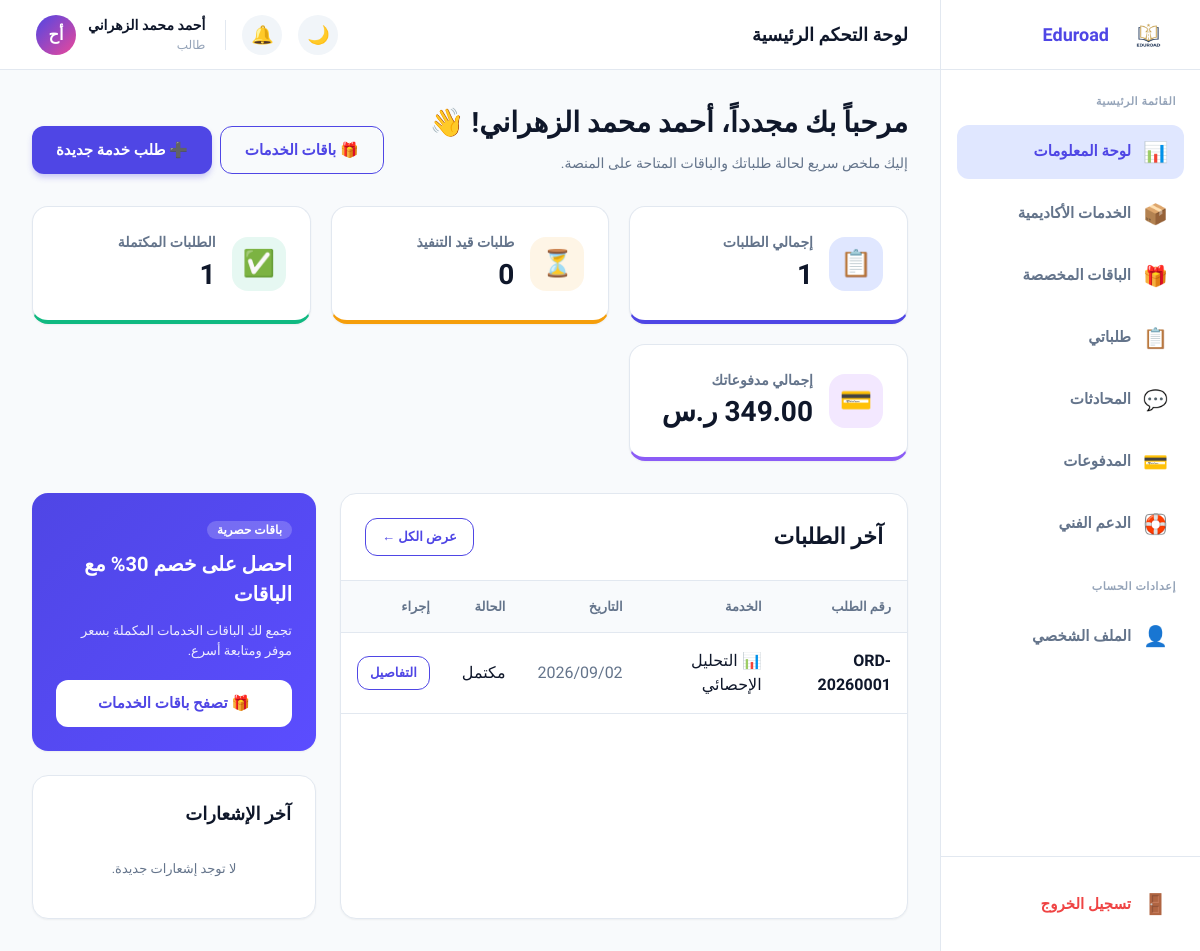
Page /student/student-dashboard.php (signed in) on the committed database.
### tables this page shows
CREATE TABLE IF NOT EXISTS `orders` (
  `id`             INT UNSIGNED NOT NULL AUTO_INCREMENT,
  `order_number`   VARCHAR(20) NOT NULL UNIQUE COMMENT 'e.g. ORD-20260001',
  `student_id`     INT UNSIGNED NOT NULL,
  `academic_id`    INT UNSIGNED DEFAULT NULL COMMENT 'Assigned after acceptance',
  `service_id`     INT UNSIGNED NOT NULL,
  `package_id`     INT UNSIGNED DEFAULT NULL,
  `specialty`      VARCHAR(200) DEFAULT NULL COMMENT 'Specific sub-specialty',
  `academic_level` ENUM('بكالوريوس','ماجستير','دكتوراه') DEFAULT NULL,
  `language`       ENUM('العربية','الإنجليزية') DEFAULT 'العربية',
  `description`    TEXT DEFAULT NULL COMMENT 'Student notes / requirements',
  `deadline`       DATE DEFAULT NULL,
  `amount`         DECIMAL(10,2) NOT NULL DEFAULT 0.00,
  `status`         ENUM('new','accepted','in_progress','revision','completed','cancelled') NOT NULL DEFAULT 'new',
  `admin_notes`    TEXT DEFAULT NULL,
  `created_at`     DATETIME NOT NULL DEFAULT CURRENT_TIMESTAMP,
  `updated_at`     DATETIME NOT NULL DEFAULT CURRENT_TIMESTAMP ON UPDATE CURRENT_TIMESTAMP,
  PRIMARY KEY (`id`),
  UNIQUE KEY `uq_order_number` (`order_number`),
  INDEX `idx_student`  (`student_id`),
  INDEX `idx_academic` (`academic_id`),
  INDEX `idx_status`   (`status`),
  CONSTRAINT `fk_ord_student`  FOREIGN KEY (`student_id`)  REFERENCES `users`(`id`)     ON DELETE RESTRICT,
  CONSTRAINT `fk_ord_academic` FOREIGN KEY (`academic_id`) REFERENCES `academics`(`id`) ON DELETE SET NULL,
  CONSTRAINT `fk_ord_service`  FOREIGN KEY (`service_id`)  REFERENCES `services`(`id`)  ON DELETE RESTRICT,
  CONSTRAINT `fk_ord_package`  FOREIGN KEY (`package_id`)  REFERENCES `packages`(`id`)  ON DELETE SET NULL
);

CREATE TABLE IF NOT EXISTS `services` (
  `id`          INT UNSIGNED NOT NULL AUTO_INCREMENT,
  `name`        VARCHAR(150) NOT NULL,
  `icon`        VARCHAR(10) DEFAULT NULL COMMENT 'Emoji icon',
  `description` TEXT DEFAULT NULL,
  `icon_image`  VARCHAR(255) DEFAULT NULL COMMENT 'Uploaded icon image path',
  `needs_multiple_academics` TINYINT(1) NOT NULL DEFAULT 0 COMMENT 'Service requires more than one academic',
  `price`       DECIMAL(10,2) NOT NULL DEFAULT 0.00 COMMENT 'Service unit price',
  `platform_percent` DECIMAL(5,2) NOT NULL DEFAULT 0.00 COMMENT 'Platform share percentage (%)',
  `discount_percent` DECIMAL(5,2) NOT NULL DEFAULT 0.00 COMMENT 'Discount percentage (%) on service',
  `parent_id`   INT UNSIGNED DEFAULT NULL COMMENT 'Parent for hierarchy (level up to 3)',
  `level`       TINYINT UNSIGNED NOT NULL DEFAULT 1,
  `sort_order`  INT NOT NULL DEFAULT 0,
  `is_active`   TINYINT(1) NOT NULL DEFAULT 1,
  `order_count` INT UNSIGNED NOT NULL DEFAULT 0 COMMENT 'Cached count for performance',
  `created_at`  DATETIME NOT NULL DEFAULT CURRENT_TIMESTAMP,
  PRIMARY KEY (`id`),
  INDEX `idx_active` (`is_active`)
);

### config/auth.php (called while the page is built, shortened)
<?php
function currentUser(): ?array {
    return [
        'id'     => $_SESSION['user_id'],
        'name'   => $_SESSION['user_name'],
        'email'  => $_SESSION['user_email'],
        'role'   => $_SESSION['user_role'],
        'avatar' => $_SESSION['user_avatar'],
    ];
}

### config/functions.php (called while the page is built, shortened)
<?php
function e(mixed $value): string {
    return htmlspecialchars((string)($value ?? ''), ENT_QUOTES, 'UTF-8');
}
function formatDate(string $date): string {
    return date('Y/m/d', strtotime($date));
}
function formatMoney(float $amount): string {
    return number_format($amount, 2) . ' ر.س';
}
function orderStatusLabel(string $status): array {
    return match($status) {
        'pending_assignment' => ['label' => 'بانتظار تعيين الإدارة', 'class' => 'badge-info'],
        'assigned'           => ['label' => 'أُرسل إلى الأكاديمي', 'class' => 'badge-primary'],
        'new'         => ['label' => 'جديد',         'class' => 'badge-info'],
        'accepted'    => ['label' => 'مقبول',         'class' => 'badge-primary'],
        'in_progress' => ['label' => 'قيد التنفيذ',   'class' => 'badge-warning'],
        'revision'    => ['label' => 'تحت المراجعة',  'class' => 'badge-warning'],
        'completed'   => ['label' => 'مكتمل',         'class' => 'badge-success'],
        'cancelled'   => ['label' => 'ملغي',          'class' => 'badge-danger'],
        default       => ['label' => $status,          'class' => 'badge-secondary'],
    };
}

### student/student-dashboard.php (the view, shortened to what this page needs)
<?php
require_once __DIR__ . '/../config/auth.php';
require_once __DIR__ . '/../config/functions.php';
$user = currentUser();
$db = db();
$total_orders = (int) $db->query("SELECT COUNT(*) FROM orders WHERE student_id = " . $user['id'])->fetchColumn();
$active_orders = (int) $db->query("SELECT COUNT(*) FROM orders WHERE student_id = " . $user['id'] . " AND status IN ('new', 'pending_assignment', 'assigned', 'accepted', 'in_progress', 'revision')")->fetchColumn();
$completed_orders = (int) $db->query("SELECT COUNT(*) FROM orders WHERE student_id = " . $user['id'] . " AND status = 'completed'")->fetchColumn();
$total_paid = (float) $db->query("SELECT COALESCE(SUM(amount), 0) FROM payments WHERE student_id = " . $user['id'] . " AND status = 'paid'")->fetchColumn();
$orders_stmt = $db->prepare("
    SELECT o.*, s.name AS service_name, s.icon AS service_icon
    FROM orders o
    JOIN services s ON o.service_id = s.id
    WHERE o.student_id = ?
    ORDER BY o.created_at DESC
    LIMIT 3
");
$orders_stmt->execute([$user['id']]);
$recent_orders = $orders_stmt->fetchAll();
$notifications = getNotifications($user['id'], 'student');
?>
<?php
require __DIR__ . '/partials/head.php';
require __DIR__ . '/partials/sidebar.php';
?>
        <div style="display:flex;justify-content:space-between;align-items:flex-end;margin-bottom:32px" class="anim-fade-up">
          <div>
            <h1 class="h1" style="margin-bottom:8px">مرحباً بك مجدداً، <?= e($user['name']) ?>! 👋</h1>
            <p class="text-body">إليك ملخص سريع لحالة طلباتك والباقات المتاحة على المنصة.</p>
          </div>
          <div class="flex gap-2">
            <a href="packages.php" class="btn btn-outline">🎁 باقات الخدمات</a>
            <a href="create-order.php" class="btn btn-primary">➕ طلب خدمة جديدة</a>
          </div>
        </div>
        <div style="display:grid;grid-template-columns:repeat(auto-fit, minmax(240px, 1fr));gap:20px;margin-bottom:32px">
          <div class="card anim-fade-up" style="animation-delay:0.1s;display:flex;align-items:center;gap:16px;border-bottom:4px solid var(--primary)">
            <div style="width:54px;height:54px;border-radius:16px;background:var(--primary-light);color:var(--primary);display:flex;align-items:center;justify-content:center;font-size:26px">📋</div>
            <div>
              <div class="text-body" style="font-weight:700">إجمالي الطلبات</div>
              <div class="h1"><?= $total_orders ?></div>
            </div>
          </div>
          <div class="card anim-fade-up" style="animation-delay:0.2s;display:flex;align-items:center;gap:16px;border-bottom:4px solid var(--warning)">
            <div style="width:54px;height:54px;border-radius:16px;background:rgba(245,158,11,0.1);color:var(--warning);display:flex;align-items:center;justify-content:center;font-size:26px">⏳</div>
            <div>
              <div class="text-body" style="font-weight:700">طلبات قيد التنفيذ</div>
              <div class="h1"><?= $active_orders ?></div>
            </div>
          </div>
          <div class="card anim-fade-up" style="animation-delay:0.3s;display:flex;align-items:center;gap:16px;border-bottom:4px solid var(--success)">
            <div style="width:54px;height:54px;border-radius:16px;background:rgba(16,185,129,0.1);color:var(--success);display:flex;align-items:center;justify-content:center;font-size:26px">✅</div>
            <div>
              <div class="text-body" style="font-weight:700">الطلبات المكتملة</div>
              <div class="h1"><?= $completed_orders ?></div>
            </div>
          </div>
          <div class="card anim-fade-up" style="animation-delay:0.4s;display:flex;align-items:center;gap:16px;border-bottom:4px solid #8b5cf6">
            <div style="width:54px;height:54px;border-radius:16px;background:#f3e8ff;color:#7e22ce;display:flex;align-items:center;justify-content:center;font-size:26px">💳</div>
            <div>
              <div class="text-body" style="font-weight:700">إجمالي مدفوعاتك</div>
              <div class="h1"><?= formatMoney($total_paid) ?></div>
            </div>
          </div>
        </div>
        <div style="display:grid;grid-template-columns:2fr 1fr;gap:24px">
          <div class="card anim-fade-up" style="animation-delay:0.4s;padding:0;overflow:hidden">
            <div style="padding:24px;border-bottom:1px solid var(--border-color);display:flex;justify-content:space-between;align-items:center">
              <h2 class="h2">آخر الطلبات</h2>
              <a href="orders.php" class="btn btn-outline" style="padding:8px 16px;font-size:13px">عرض الكل ←</a>
            </div>
            <div style="overflow-x:auto">
              <table style="width:100%;border-collapse:collapse;text-align:right">
                <thead>
                  <tr>
                    <th style="padding:16px;font-size:13px;color:var(--text-secondary);border-bottom:1px solid var(--border-color);background:var(--bg-body)">رقم الطلب</th>
                    <th style="padding:16px;font-size:13px;color:var(--text-secondary);border-bottom:1px solid var(--border-color);background:var(--bg-body)">الخدمة</th>
                    <th style="padding:16px;font-size:13px;color:var(--text-secondary);border-bottom:1px solid var(--border-color);background:var(--bg-body)">التاريخ</th>
                    <th style="padding:16px;font-size:13px;color:var(--text-secondary);border-bottom:1px solid var(--border-color);background:var(--bg-body)">الحالة</th>
                    <th style="padding:16px;font-size:13px;color:var(--text-secondary);border-bottom:1px solid var(--border-color);background:var(--bg-body)">إجراء</th>
                  </tr>
                </thead>
                <tbody id="recentOrdersBody">
                  <?php if (empty($recent_orders)): ?>
                    <tr><td colspan="5" style="text-align:center;padding:32px;color:var(--text-secondary)">ليس لديك أي طلبات حالياً.</td></tr>
                  <?php else: ?>
                    <?php foreach ($recent_orders as $o):
                      $badge = orderStatusLabel($o['status']);
                    ?>
                      <tr>
                        <td style="padding:16px; border-bottom:1px solid var(--border-color); font-weight:700"><?= e($o['order_number']) ?></td>
                        <td style="padding:16px; border-bottom:1px solid var(--border-color)"><?= e($o['service_icon']) ?> <?= e($o['service_name']) ?></td>
                        <td style="padding:16px; border-bottom:1px solid var(--border-color); color:var(--text-secondary)"><?= formatDate($o['created_at']) ?></td>
                        <td style="padding:16px; border-bottom:1px solid var(--border-color)">
                          <span class="badge <?= $badge['class'] ?>">
                            <?= $badge['label'] ?>
                          </span>
                        </td>
                        <td style="padding:16px; border-bottom:1px solid var(--border-color)">
                          <a href="order-details.php?id=<?= $o['id'] ?>" class="btn btn-outline" style="padding:6px 12px;font-size:13px">التفاصيل</a>
                        </td>
                      </tr>
                    <?php endforeach; ?>
                  <?php endif; ?>
                </tbody>
              </table>
            </div>
          </div>
          <div style="display:flex;flex-direction:column;gap:24px">
            <div class="card anim-fade-up" style="animation-delay:0.5s;background:linear-gradient(135deg, var(--primary), #5b4dff);color:white;border:none">
              <span style="font-size:12px;background:rgba(255,255,255,0.2);padding:2px 10px;border-radius:20px;font-weight:700">باقات حصرية</span>
              <h3 style="font-size:20px;font-weight:800;margin:8px 0 12px">احصل على خصم 30% مع الباقات</h3>
              <p style="font-size:13px;opacity:0.9;margin-bottom:20px">تجمع لك الباقات الخدمات المكملة بسعر موفر ومتابعة أسرع.</p>
              <a href="packages.php" class="btn" style="background:white;color:var(--primary);width:100%;font-weight:800">🎁 تصفح باقات الخدمات</a>
            </div>
            <div class="card anim-fade-up" style="animation-delay:0.6s">
              <h3 class="h3" style="margin-bottom:16px">آخر الإشعارات</h3>
              <div style="display:flex;flex-direction:column;gap:12px">
                <?php if (empty($notifications)): ?>
                  <div style="font-size:13px;color:var(--text-secondary);text-align:center;padding:16px">لا توجد إشعارات جديدة.</div>
                <?php endif; ?>
              </div>
            </div>
          </div>
        </div>
<?php require __DIR__ . '/partials/footer.php'; ?>

### student/assets/css/style.css (style rules this page uses)
:root { --primary: #4f46e5; --primary-hover: #4338ca; --primary-light: #e0e7ff; --secondary: #ec4899; --success: #10b981; --warning: #f59e0b; --danger: #ef4444; --info: #3b82f6; --bg-body: #f8fafc; --bg-card: #ffffff; --bg-hover: #f1f5f9; --text-primary: #0f172a; --text-secondary: #64748b; --text-muted: #94a3b8; --border-color: #e2e8f0; --radius-sm: 8px; --radius-md: 12px; --radius-lg: 16px; --radius-full: 9999px; --shadow-sm: 0 1px 2px 0 rgba(0, 0, 0, 0.05); --shadow-md: 0 4px 6px -1px rgba(0, 0, 0, 0.1), 0 2px 4px -1px rgba(0, 0, 0, 0.06); --shadow-lg: 0 10px 15px -3px rgba(0, 0, 0, 0.1), 0 4px 6px -2px rgba(0, 0, 0, 0.05); }
body { font-family: 'Tajawal', sans-serif; background-color: var(--bg-body); color: var(--text-primary); margin: 0; transition: background-color 0.3s, color 0.3s; overflow-x: hidden; }
a { text-decoration: none; color: inherit; }
.h1 { font-size: 28px; font-weight: 800; color: var(--text-primary); }
.h2 { font-size: 22px; font-weight: 700; color: var(--text-primary); }
.h3 { font-size: 18px; font-weight: 700; color: var(--text-primary); }
.text-body { font-size: 14px; line-height: 1.6; color: var(--text-secondary); }
.card { background: var(--bg-card); border: 1px solid var(--border-color); border-radius: var(--radius-lg); padding: 24px; box-shadow: var(--shadow-sm); }
.btn { display: inline-flex; align-items: center; justify-content: center; gap: 8px; padding: 12px 24px; border-radius: var(--radius-md); font-weight: 700; font-size: 15px; cursor: pointer; transition: all 0.2s; border: none; font-family: 'Tajawal', sans-serif; text-align: center; }
.btn-primary { background: var(--primary); color: white; box-shadow: 0 4px 6px -1px rgba(79, 70, 229, 0.3); }
.btn-outline { background: transparent; border: 1.5px solid var(--primary); color: var(--primary); }
.anim-fade-up { opacity: 0; transform: translateY(20px); animation: fadeUp 0.5s forwards ease; }

### rows in the picture
orders: order_number "ORD-20260001", service.icon "📊", service.name "التحليل الإحصائي", created_at "2026/09/02", status "مكتمل"

### other values in the picture
$_item['icon'] "📊"
$_item['label'] "لوحة المعلومات"
$_item['icon'] "📦"
$_item['label'] "الخدمات الأكاديمية"
$_item['icon'] "🎁"
$_item['label'] "الباقات المخصصة"
$_item['icon'] "📋"
$_item['label'] "طلباتي"
$_item['icon'] "💬"
$_item['label'] "المحادثات"
$_item['icon'] "💳"
$_item['label'] "المدفوعات"
$_item['icon'] "🛟"
$_item['label'] "الدعم الفني"
$pageTitle "لوحة التحكم الرئيسية"
